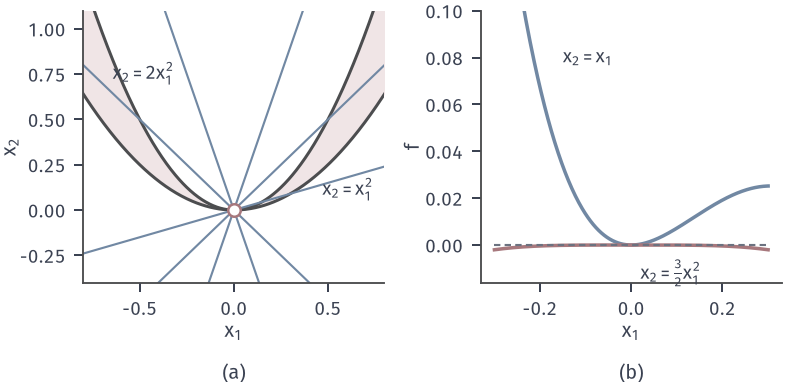

Generate this figure with Python:
from pathlib import Path
import sys
ROOT = next(p for p in Path(__file__).resolve().parents if (p/'build.sh').is_file() and (p/'tex/book.tex').is_file())
sys.path.insert(0, str(ROOT/'figures/00-shared/mathematical-preliminaries-upper/00-shared/comprehension-figures'))
from support import figure, save, BLUE, GREEN, YELLOW, RED, PURPLE, INK, MUTED, GRID, BLUE_FILL, GREEN_FILL, YELLOW_FILL, RED_FILL, PURPLE_FILL
import numpy as np
HERE = Path(__file__).resolve().parent
STROKE = '#4C4D4F'
def panel(fig, left, right, top, bottom, wspace=.25, hspace=.2):
    fig.set_layout_engine(None)
    fig.subplots_adjust(left=left, right=right, top=top, bottom=bottom, wspace=wspace, hspace=hspace)
def tag(fig, ax, s, y=.05):
    p = ax.get_position(); fig.text((p.x0+p.x1)/2, y, s, ha='center', va='top')
# 贯穿例 f(x)=(x1^2-1)^2/4+x2^2/2，L=2 与 M=6 在 |x1|<=1 上成立，alpha=1/2。
def F(x): return .25*(x[0]**2-1)**2+.5*x[1]**2
def G(x): return np.array([x[0]**3-x[0],x[1]])
LEV=[.02,.08,.16,.25,.4,.65,1,1.5]
def contour(ax,xr,yr,levels=LEV):
    X,Y=np.meshgrid(np.linspace(*xr,700),np.linspace(*yr,500))
    ax.contour(X,Y,.25*(X**2-1)**2+.5*Y**2,levels=levels,colors=[BLUE],linewidths=.65)
def minima(ax,pts=((1,0),(-1,0))):
    for x,y in pts: ax.plot([x],[y],'o',ms=4.8,color=RED,mew=0,zorder=6)
def saddle(ax,x=0,y=0): ax.plot([x],[y],'o',mfc='white',mec=RED,ms=5,mew=1,zorder=7)
fig,(a,b)=figure(width_mm=112,height_mm=54,ncols=2); panel(fig,.105,.985,.97,.26,wspace=.32)
x=np.linspace(-1,1,500); a.fill_between(x,x*x,2*x*x,color=RED_FILL,lw=0)
a.plot(x,x*x,color=STROKE,lw=1.2); a.plot(x,2*x*x,color=STROKE,lw=1.2)
for m in (.3,1,3,-1,-3): a.plot(x,m*x,color=BLUE,lw=.85)
a.plot([-.0],[0],'o',mfc='white',mec=RED,ms=5,mew=1,zorder=6)
a.text(.47,.08,'$x_2=x_1^2$',fontsize=7.5); a.text(-.32,.72,'$x_2=2x_1^2$',fontsize=7.5,ha='right')
a.set_xlim(-.8,.8); a.set_ylim(-.4,1.1); a.set_xlabel('$x_1$',labelpad=1); a.set_ylabel('$x_2$',labelpad=0)
t=np.linspace(-.3,.3,400)
b.plot(t,t*t*(1-t)*(1-2*t),color=BLUE,lw=1.4); b.plot(t,-.25*t**4,color=RED,lw=1.4)
b.plot([-.3,.3],[0,0],color=MUTED,lw=.85,ls=(0,(3,2)))
b.text(-.15,.078,'$x_2=x_1$',fontsize=7.5,color=INK); b.text(.02,-.006,'$x_2=\\frac{3}{2}x_1^2$',fontsize=7.5,color=INK,va='top')
b.set_ylim(-.016,.1); b.set_xlabel('$x_1$',labelpad=1); b.set_ylabel('$f$',labelpad=1)
tag(fig,a,'(a)'); tag(fig,b,'(b)')
save(fig,HERE,'figure',{'f':'(x2-x1^2)(x2-2x1^2)'})
